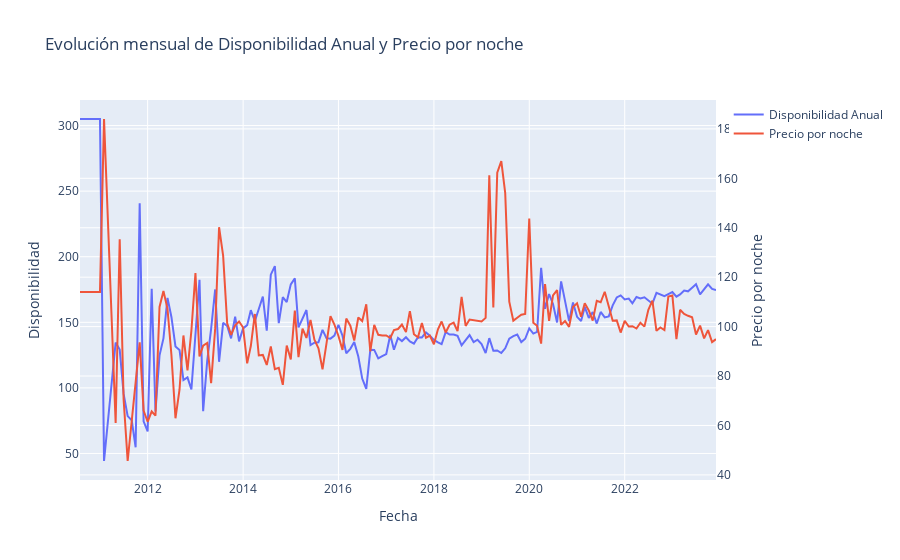

The notebook cell this image was saved under:
### Markdown cell above
**5. EVOLUCIÓN DEL AVAILABILITY Y EL PRECIO M2**

### Code cell
df['date'] = pd.to_datetime(df['date'])

monthly_data = df.groupby(df['date'].dt.to_period('M')).agg({
    'availability_365': 'mean',
    'nigth_price': 'mean'
}).reset_index()

monthly_data['date'] = monthly_data['date'].dt.to_timestamp()

fig6 = go.Figure()
fig6.add_trace(
    go.Scatter(
        x=monthly_data['date'],
        y=monthly_data['availability_365'],
        mode='lines',
        name='Disponibilidad Anual'    )
)
fig6.add_trace(
    go.Scatter(
        x=monthly_data['date'],
        y=monthly_data['nigth_price'],
        mode='lines',
        name='Precio por noche',
        yaxis="y2"
    )
)

fig6.update_layout(
    title="Evolución mensual de Disponibilidad Anual y Precio por noche",
    xaxis_title="Fecha",
    yaxis_title="Disponibilidad",
    yaxis2=dict(
        title="Precio por noche",
        overlaying="y",
        side="right"
    ),
)

fig6.show()

### Figure 1 — Plotly figure (JSON) as saved in the notebook; plotly's stock layout.template omitted (floating-point values rounded to 4 significant figures; data arrays with more than 128 entries replaced by an {"elided": "..."} marker saying what was removed)
{"data": [{"mode": "lines", "name": "Disponibilidad Anual", "type": "scatter", "x": {"elided": "155 str values"}, "y": {"elided": "155 float values"}}, {"mode": "lines", "name": "Precio por noche", "type": "scatter", "x": {"elided": "155 str values"}, "y": {"elided": "155 float values"}, "yaxis": "y2"}], "layout": {"title": {"text": "Evolución mensual de Disponibilidad Anual y Precio por noche"}, "xaxis": {"title": {"text": "Fecha"}}, "yaxis": {"title": {"text": "Disponibilidad"}}, "yaxis2": {"overlaying": "y", "side": "right", "title": {"text": "Precio por noche"}}}}
